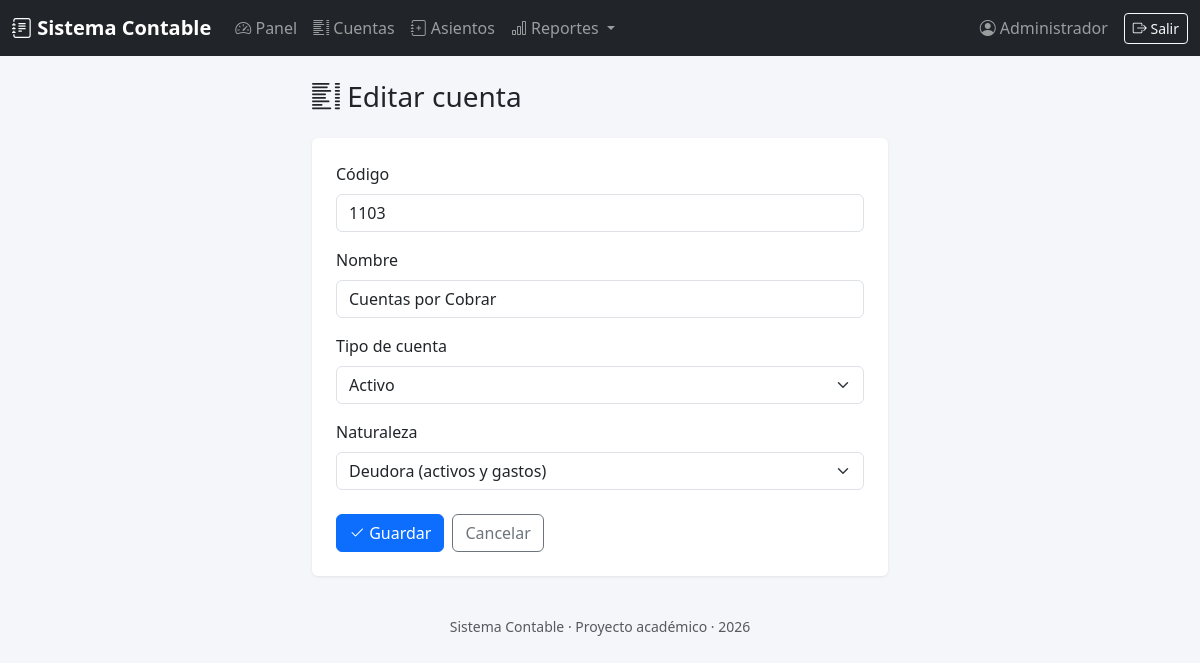
Page /cuentas/3/editar (signed in) on the committed database.
### tables this page shows
CREATE TABLE cuentas (
    id INT AUTO_INCREMENT PRIMARY KEY,
    codigo VARCHAR(20) NOT NULL UNIQUE,
    nombre VARCHAR(150) NOT NULL,
    tipo ENUM('activo', 'pasivo', 'capital', 'ingreso', 'gasto') NOT NULL,
    naturaleza ENUM('deudora', 'acreedora') NOT NULL,
    activa TINYINT(1) NOT NULL DEFAULT 1,
    creado_en DATETIME DEFAULT CURRENT_TIMESTAMP
);

### app/Core/Controller.php (called while the page is built, shortened)
<?php
abstract class Controller
{
    protected function vista(string $vista, array $datos = []): void
    {
        require __DIR__ . '/../Views/layout.php';
    }
}

### app/Controllers/CuentaController.php (called while the page is built, shortened)
<?php
class CuentaController extends Controller
{
    public function editarForm(string $id): void
    {
        $cuentas = new Cuenta();
        $cuenta = $cuentas->buscar((int) $id);
        $this->vista('cuentas/form', [
            'titulo' => 'Editar cuenta',
            'cuenta' => $cuenta,
            'accion' => '/cuentas/' . $id,
        ]);
    }
}

### public/index.php (called while the page is built, shortened)
<?php
spl_autoload_register(function (string $clase) {
    $prefijo = 'App\\';
    $rutaRelativa = str_replace('\\', '/', substr($clase, strlen($prefijo)));
    $archivo = __DIR__ . '/../app/' . $rutaRelativa . '.php';
});
$config = require __DIR__ . '/../config/config.php';
$router = new Router();
$router->get('/login', 'AuthController', 'mostrarLogin');
$router->post('/login', 'AuthController', 'login');
$router->get('/logout', 'AuthController', 'logout');
$router->get('/', 'DashboardController', 'index');
$router->get('/cuentas', 'CuentaController', 'index');
$router->get('/cuentas/nueva', 'CuentaController', 'crearForm');
$router->post('/cuentas', 'CuentaController', 'crear');
$router->get('/cuentas/{id}/editar', 'CuentaController', 'editarForm');
$router->post('/cuentas/{id}', 'CuentaController', 'actualizar');
$router->post('/cuentas/{id}/desactivar', 'CuentaController', 'desactivar');
$router->get('/asientos', 'AsientoController', 'index');
$router->get('/asientos/nuevo', 'AsientoController', 'crearForm');
$router->post('/asientos', 'AsientoController', 'crear');
$router->get('/asientos/{id}', 'AsientoController', 'ver');
$router->get('/reportes/balance', 'ReporteController', 'balanceComprobacion');
$router->get('/reportes/mayor', 'ReporteController', 'mayor');
$router->get('/reportes/resultados', 'ReporteController', 'estadoResultados');
$uri = parse_url($_SERVER['REQUEST_URI'], PHP_URL_PATH) ?? '/';
$uri = rtrim($uri, '/');
$router->resolver($_SERVER['REQUEST_METHOD'], $uri);

### config/config.php (called while the page is built, shortened)
<?php
$rutaEnv = __DIR__ . '/../.env';
if (!function_exists('env')) {
    function env(string $clave, $defecto = null)
    {
        $valor = getenv($clave);
        return $valor === false ? $defecto : $valor;
    }
}
return [
    'app' => [
        'nombre' => env('APP_NOMBRE', 'Sistema Contable'),
        'base' => rtrim(env('APP_BASE', ''), '/'),
        'debug' => env('APP_DEBUG', 'true') === 'true',
    ],
    'db' => [
        'host' => env('DB_HOST', '127.0.0.1'),
        'port' => env('DB_PORT', '3306'),
        'name' => env('DB_NAME', 'sistema_contable'),
        'user' => env('DB_USER', 'root'),
        'pass' => env('DB_PASS', ''),
    ],
];

### app/Core/Database.php (called while the page is built, shortened)
<?php
class Database
{
    private static ?PDO $conexion = null;
    public static function conectar(): PDO
    {
        if (self::$conexion === null) {
            $config = require __DIR__ . '/../../config/config.php';
            $db = $config['db'];
            $dsn = sprintf(
                'mysql:host=%s;port=%s;dbname=%s;charset=utf8mb4',
                $db['host'],
                $db['port'],
                $db['name']
            );
            try {
                self::$conexion = new PDO($dsn, $db['user'], $db['pass'], [
                    PDO::ATTR_ERRMODE => PDO::ERRMODE_EXCEPTION,
                    PDO::ATTR_DEFAULT_FETCH_MODE => PDO::FETCH_ASSOC,
                    PDO::ATTR_EMULATE_PREPARES => false,
                ]);
            } catch (PDOException $e) {
                http_response_code(500);
                die(
                    '<div style="font-family:sans-serif;padding:2rem;color:#b00">'
                    . '<h2>No se pudo conectar a la base de datos</h2>'
                    . '<p>Revisa que MySQL esté corriendo en Laragon y que el archivo .env tenga los datos correctos.</p>'
                    . '<p><small>' . htmlspecialchars($e->getMessage()) . '</small></p>'
                    . '</div>'
                );
            }
        }
        return self::$conexion;
    }
}

### app/Core/Model.php (called while the page is built, shortened)
<?php
abstract class Model
{
    protected string $tabla;
    protected string $llave = 'id';
    protected PDO $db;
    public function __construct()
    {
        $this->db = Database::conectar();
    }
    public function buscar($id): ?array
    {
        $stmt = $this->db->prepare("SELECT * FROM {$this->tabla} WHERE {$this->llave} = ?");
        $stmt->execute([$id]);
        $fila = $stmt->fetch();
        return $fila ?: null;
    }
}

### app/Views/cuentas/form.php (the view, shortened to what this page needs)
<div class="row justify-content-center">
    <div class="col-lg-6">
        <h3 class="mb-4"><i class="bi bi-list-columns"></i> <?= htmlspecialchars($titulo) ?></h3>
        <div class="card p-4">
            <form method="post" action="<?= htmlspecialchars($accion) ?>">
                <div class="mb-3">
                    <label class="form-label">Código</label>
                    <input type="text" name="codigo" class="form-control" required maxlength="20"
                           value="<?= htmlspecialchars($cuenta['codigo'] ?? '') ?>" placeholder="Ej. 1101">
                </div>
                <div class="mb-3">
                    <label class="form-label">Nombre</label>
                    <input type="text" name="nombre" class="form-control" required maxlength="150"
                           value="<?= htmlspecialchars($cuenta['nombre'] ?? '') ?>" placeholder="Ej. Caja">
                </div>
                <div class="mb-3">
                    <label class="form-label">Tipo de cuenta</label>
                    <select name="tipo" class="form-select" required>
                        <?php foreach (\App\Models\Cuenta::ETIQUETAS_TIPO as $valor => $etiqueta): ?>
                            <option value="<?= $valor ?>" <?= (($cuenta['tipo'] ?? '') === $valor) ? 'selected' : '' ?>>
                                <?= $etiqueta ?>
                            </option>
                        <?php endforeach; ?>
                    </select>
                </div>
                <div class="mb-4">
                    <label class="form-label">Naturaleza</label>
                    <select name="naturaleza" class="form-select" required>
                        <option value="deudora" <?= (($cuenta['naturaleza'] ?? '') === 'deudora') ? 'selected' : '' ?>>Deudora (activos y gastos)</option>
                    </select>
                </div>
                <div class="d-flex gap-2">
                    <button type="submit" class="btn btn-primary"><i class="bi bi-check2"></i> Guardar</button>
                    <a href="/cuentas" class="btn btn-outline-secondary">Cancelar</a>
                </div>
            </form>
        </div>
    </div>
</div>

### app/Core/Router.php (shortened to what this page needs)
<?php
class Router
{
    private array $rutas = [];
    private function agregar(string $metodo, string $ruta, string $controlador, string $accion): void
    {
        $this->rutas[] = compact('metodo', 'ruta', 'controlador', 'accion');
    }
    public function resolver(string $metodo, string $uriPath): void
    {
        foreach ($this->rutas as $r) {
            if ($r['metodo'] !== $metodo) {
                continue;
            }
            $patron = preg_replace('#\{[a-zA-Z_]+\}#', '([^/]+)', $r['ruta']);
            $patron = '#^' . $patron . '$#';
            if (preg_match($patron, $uriPath, $coincidencias)) {
                array_shift($coincidencias);
                $this->despachar($r['controlador'], $r['accion'], $coincidencias);
                return;
            }
        }
    }
    private function despachar(string $nombreControlador, string $accion, array $parametros): void
    {
        $controlador = new $clase();
        call_user_func_array([$controlador, $accion], $parametros);
    }
}

### app/Views/layout.php (style rules this page uses)
body { background-color: #f4f6f9; }
.card { border: none; box-shadow: 0 1px 3px rgba(0,0,0,.08); }

### rows in the picture
cuentas: codigo "1103", nombre "Cuentas por Cobrar", tipo "Activo", naturaleza "Deudora (activos y gastos)"
